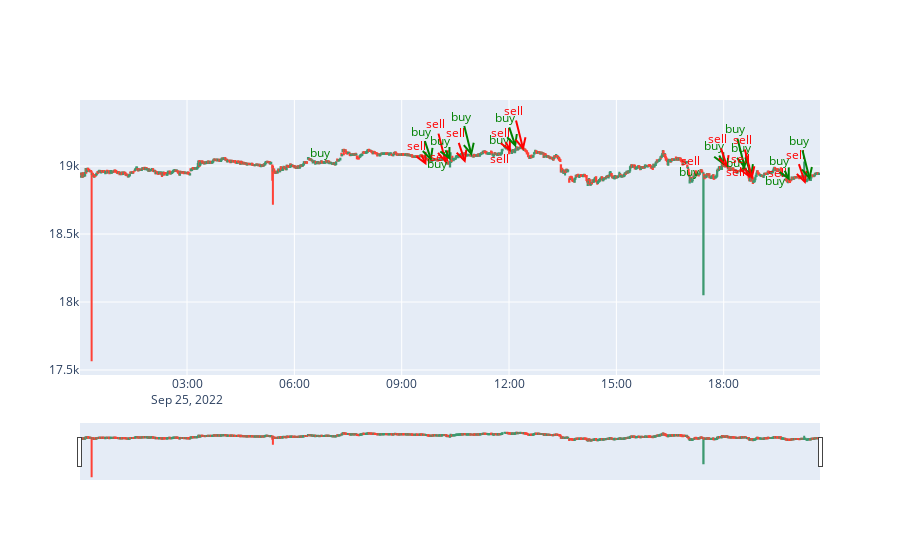

Source (notebook cell):
### Markdown cell above
## Look at trades on candlestick chart

### Code cell
# Install a conda package in the current Jupyter kernel
#%conda install -c plotly plotly=5.9.0
# Draw candlechart
import plotly as py
from plotly import graph_objects as go
import pandas as pd

df=candles.copy()
#df=clean_candles(df)
fig = go.Figure(data=[ \
                    go.Candlestick(\
                        x=df.index,\
                        open=df['open'],\
                        high=df['high'],\
                        low=df['low'],\
                        close=df['close'])
                     ])

# Customize ay to distribute captions by y so they do not overlap by x
ay,aymax,aystep=0,50,10
# Annotate buy, sell on the chart
for traderec in orders[(orders["status"] == "FILLED") & (orders.index > df.index.min())].iterrows():
    ay=(ay+aystep)%aymax
    trade=traderec[1]
    color='green' if trade['side']=="BUY" else 'red'
    text_short='buy' if trade['side']=="BUY"  else 'sell'
    status= f", profit: {round(trade['profit'], 10)}" if ~np.isnan(trade['profit']) else ""
    #text=f"{trade['time']} {text_short} at {str(trade['price'])}, profit: {str(trade['profit'])}"
    text=f"{trade['time']} {text_short} at {str(trade['price'])} {status}"
    fig.add_annotation(x=trade['time'], \
                       y=trade['price'],\
                       text=text_short,\
                       hovertext=text,\
                       showarrow=True,arrowhead=5,arrowcolor=color,ay=-ay,arrowwidth=2,
                       font={'color':color}
                      )
fig.show()

### Figure 1 — Plotly figure (JSON) as saved in the notebook; plotly's stock layout.template omitted (floating-point values rounded to 4 significant figures; data arrays with more than 128 entries replaced by an {"elided": "..."} marker saying what was removed)
{"data": [{"close": {"elided": "1215 float values"}, "high": {"elided": "1215 float values"}, "low": {"elided": "1215 float values"}, "open": {"elided": "1215 float values"}, "type": "candlestick", "x": {"elided": "1215 str values"}}], "layout": {"annotations": [{"arrowcolor": "green", "arrowhead": 5, "arrowwidth": 2, "ay": -10, "font": {"color": "green"}, "hovertext": "2022-09-25 06:59:47.118000 buy at 19025.1 ", "showarrow": true, "text": "buy", "x": "2022-09-25T06:59:47.118000", "y": 19030.0}, {"arrowcolor": "red", "arrowhead": 5, "arrowwidth": 2, "ay": -20, "font": {"color": "red"}, "hovertext": "2022-09-25 09:41:30.259000 sell at 19006.17 , profit: -0.01893", "showarrow": true, "text": "sell", "x": "2022-09-25T09:41:30.259000", "y": 19010.0}, {"arrowcolor": "green", "arrowhead": 5, "arrowwidth": 2, "ay": -30, "font": {"color": "green"}, "hovertext": "2022-09-25 09:50:04.559000 buy at 19035.8 ", "showarrow": true, "text": "buy", "x": "2022-09-25T09:50:04.559000", "y": 19040.0}, {"arrowcolor": "red", "arrowhead": 5, "arrowwidth": 2, "ay": -40, "font": {"color": "red"}, "hovertext": "2022-09-25 10:14:15.073000 sell at 19017.87 , profit: -0.01793", "showarrow": true, "text": "sell", "x": "2022-09-25T10:14:15.073000", "y": 19020.0}, {"arrowcolor": "green", "arrowhead": 5, "arrowwidth": 2, "ay": 0, "font": {"color": "green"}, "hovertext": "2022-09-25 10:17:30.947000 buy at 19018.4 ", "showarrow": true, "text": "buy", "x": "2022-09-25T10:17:30.947000", "y": 19020.0}, {"arrowcolor": "red", "arrowhead": 5, "arrowwidth": 2, "ay": -10, "font": {"color": "red"}, "hovertext": "2022-09-25 10:20:12.349000 sell at 18999.72 , profit: -0.01868", "showarrow": true, "text": "sell", "x": "2022-09-25T10:20:12.349000", "y": 19000.0}, {"arrowcolor": "green", "arrowhead": 5, "arrowwidth": 2, "ay": -20, "font": {"color": "green"}, "hovertext": "2022-09-25 10:21:43.044000 buy at 19042.34 ", "showarrow": true, "text": "buy", "x": "2022-09-25T10:21:43.044000", "y": 19040.0}, {"arrowcolor": "red", "arrowhead": 5, "arrowwidth": 2, "ay": -30, "font": {"color": "red"}, "hovertext": "2022-09-25 10:46:52.193000 sell at 19022.96 , profit: -0.01938", "showarrow": true, "text": "sell", "x": "2022-09-25T10:46:52.193000", "y": 19020.0}, {"arrowcolor": "green", "arrowhead": 5, "arrowwidth": 2, "ay": -40, "font": {"color": "green"}, "hovertext": "2022-09-25 10:57:31.486000 buy at 19073.79 ", "showarrow": true, "text": "buy", "x": "2022-09-25T10:57:31.486000", "y": 19070.0}, {"arrowcolor": "red", "arrowhead": 5, "arrowwidth": 2, "ay": 0, "font": {"color": "red"}, "hovertext": "2022-09-25 12:00:01.933000 sell at 19055.39 , profit: -0.0184", "showarrow": true, "text": "sell", "x": "2022-09-25T12:00:01.933000", "y": 19060.0}, {"arrowcolor": "green", "arrowhead": 5, "arrowwidth": 2, "ay": -10, "font": {"color": "green"}, "hovertext": "2022-09-25 12:00:56.292000 buy at 19123.12 ", "showarrow": true, "text": "buy", "x": "2022-09-25T12:00:56.292000", "y": 19120.0}, {"arrowcolor": "red", "arrowhead": 5, "arrowwidth": 2, "ay": -20, "font": {"color": "red"}, "hovertext": "2022-09-25 12:03:02.954000 sell at 19102.69 , profit: -0.02043", "showarrow": true, "text": "sell", "x": "2022-09-25T12:03:02.954000", "y": 19100.0}, {"arrowcolor": "green", "arrowhead": 5, "arrowwidth": 2, "ay": -30, "font": {"color": "green"}, "hovertext": "2022-09-25 12:11:31.126000 buy at 19137.22 ", "showarrow": true, "text": "buy", "x": "2022-09-25T12:11:31.126000", "y": 19140.0}, {"arrowcolor": "red", "arrowhead": 5, "arrowwidth": 2, "ay": -40, "font": {"color": "red"}, "hovertext": "2022-09-25 12:24:19.763000 sell at 19114.39 , profit: -0.02283", "showarrow": true, "text": "sell", "x": "2022-09-25T12:24:19.763000", "y": 19110.0}, {"arrowcolor": "green", "arrowhead": 5, "arrowwidth": 2, "ay": 0, "font": {"color": "green"}, "hovertext": "2022-09-25 17:20:14.538000 buy at 18961.7 ", "showarrow": true, "text": "buy", "x": "2022-09-25T17:20:14.538000", "y": 18960.0}, {"arrowcolor": "red", "arrowhead": 5, "arrowwidth": 2, "ay": -10, "font": {"color": "red"}, "hovertext": "2022-09-25 17:21:33.619000 sell at 18968.16 ", "showarrow": true, "text": "sell", "x": "2022-09-25T17:21:33.619000", "y": 18970.0}, {"arrowcolor": "green", "arrowhead": 5, "arrowwidth": 2, "ay": -20, "font": {"color": "green"}, "hovertext": "2022-09-25 18:00:57.761000 buy at 19003.65 ", "showarrow": true, "text": "buy", "x": "2022-09-25T18:00:57.761000", "y": 19000.0}, {"arrowcolor": "red", "arrowhead": 5, "arrowwidth": 2, "ay": -30, "font": {"color": "red"}, "hovertext": "2022-09-25 18:06:39.726000 sell at 18982.7 , profit: -0.02095", "showarrow": true, "text": "sell", "x": "2022-09-25T18:06:39.726000", "y": 18980.0}, {"arrowcolor": "green", "arrowhead": 5, "arrowwidth": 2, "ay": -40, "font": {"color": "green"}, "hovertext": "2022-09-25 18:35:44.477000 buy at 18980.24 ", "showarrow": true, "text": "buy", "x": "2022-09-25T18:35:44.477000", "y": 18980.0}, {"arrowcolor": "red", "arrowhead": 5, "arrowwidth": 2, "ay": 0, "font": {"color": "red"}, "hovertext": "2022-09-25 18:37:19.580000 sell at 18961.25 , profit: -0.01899", "showarrow": true, "text": "sell", "x": "2022-09-25T18:37:19.580000", "y": 18960.0}, {"arrowcolor": "green", "arrowhead": 5, "arrowwidth": 2, "ay": -10, "font": {"color": "green"}, "hovertext": "2022-09-25 18:37:52.312000 buy at 18952.16 ", "showarrow": true, "text": "buy", "x": "2022-09-25T18:37:52.312000", "y": 18950.0}, {"arrowcolor": "red", "arrowhead": 5, "arrowwidth": 2, "ay": -20, "font": {"color": "red"}, "hovertext": "2022-09-25 18:44:16.802000 sell at 18911.19 , profit: -0.04097", "showarrow": true, "text": "sell", "x": "2022-09-25T18:44:16.802000", "y": 18910.0}, {"arrowcolor": "green", "arrowhead": 5, "arrowwidth": 2, "ay": -30, "font": {"color": "green"}, "hovertext": "2022-09-25 18:47:25.424000 buy at 18916.15 ", "showarrow": true, "text": "buy", "x": "2022-09-25T18:47:25.424000", "y": 18920.0}, {"arrowcolor": "red", "arrowhead": 5, "arrowwidth": 2, "ay": -40, "font": {"color": "red"}, "hovertext": "2022-09-25 18:48:06.019000 sell at 18900.83 , profit: -0.01532", "showarrow": true, "text": "sell", "x": "2022-09-25T18:48:06.019000", "y": 18900.0}, {"arrowcolor": "green", "arrowhead": 5, "arrowwidth": 2, "ay": 0, "font": {"color": "green"}, "hovertext": "2022-09-25 19:44:26.321000 buy at 18896.78 ", "showarrow": true, "text": "buy", "x": "2022-09-25T19:44:26.321000", "y": 18900.0}, {"arrowcolor": "red", "arrowhead": 5, "arrowwidth": 2, "ay": -10, "font": {"color": "red"}, "hovertext": "2022-09-25 19:46:40.144000 sell at 18876.9 , profit: -0.01988", "showarrow": true, "text": "sell", "x": "2022-09-25T19:46:40.144000", "y": 18880.0}, {"arrowcolor": "green", "arrowhead": 5, "arrowwidth": 2, "ay": -20, "font": {"color": "green"}, "hovertext": "2022-09-25 19:50:47.153000 buy at 18892.08 ", "showarrow": true, "text": "buy", "x": "2022-09-25T19:50:47.153000", "y": 18890.0}, {"arrowcolor": "red", "arrowhead": 5, "arrowwidth": 2, "ay": -30, "font": {"color": "red"}, "hovertext": "2022-09-25 20:17:18.824000 sell at 18867.27 , profit: -0.02481", "showarrow": true, "text": "sell", "x": "2022-09-25T20:17:18.824000", "y": 18870.0}, {"arrowcolor": "green", "arrowhead": 5, "arrowwidth": 2, "ay": -40, "font": {"color": "green"}, "hovertext": "2022-09-25 20:24:39.191000 buy at 18895.27 ", "showarrow": true, "text": "buy", "x": "2022-09-25T20:24:39.191000", "y": 18900.0}]}}
